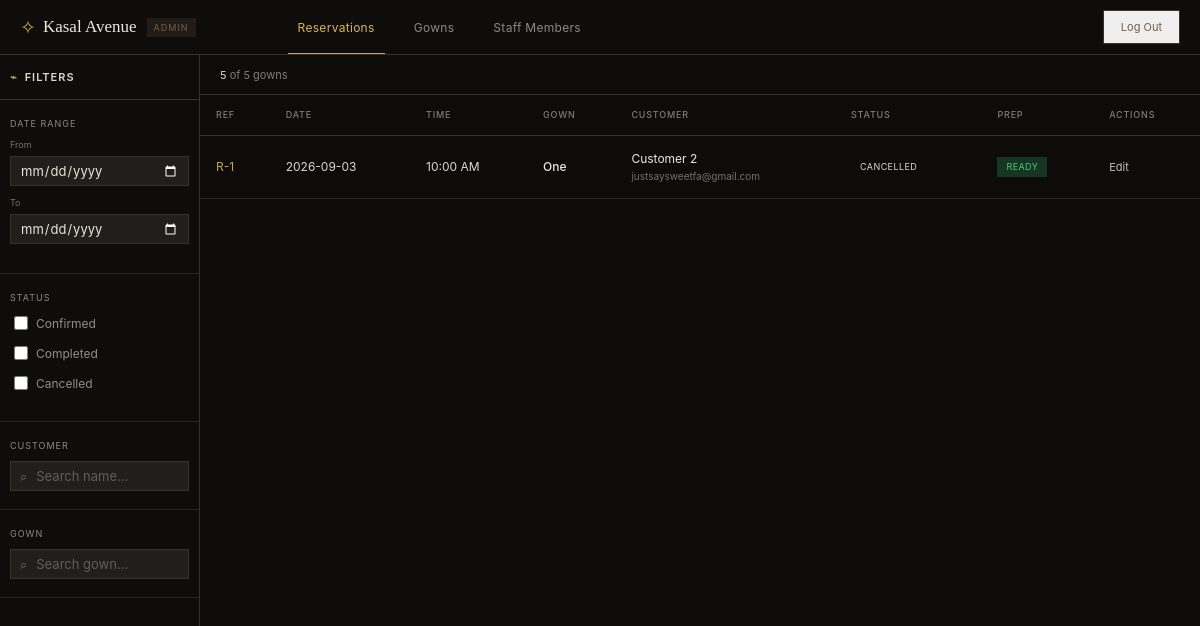
The page /staff/ (signed in) on the database its author committed.
### main_page/models.py (models this page shows, shortened)
class Reservation(models.Model):
    STATUS_CHOICES = [
        ('confirmed', 'Confirmed'),
        ('completed', 'Completed'),
        ('cancelled', 'Cancelled'),
    ]
    PREP_CHOICES = [
        ('pulled', 'Pulled'),
        ('reserved', 'Reserved'),
        ('cleaned', 'Cleaned'),
        ('ready', 'Ready'),
    ]
    user = models.ForeignKey(
        User,
        on_delete=models.CASCADE,
        related_name='reservations'
    )
    customer_email = models.EmailField()
    gown = models.ForeignKey(
        Gown,
        on_delete=models.CASCADE,
        related_name='reservations'
    )
    date = models.DateField()
    time_slot = models.CharField(
        max_length=20
    )
    status = models.CharField(
        max_length=20,
        choices=STATUS_CHOICES,
        default='confirmed'
    )
    prep = models.CharField(
        max_length=20,
        choices=PREP_CHOICES,
        default='pulled'
    )
    created_at = models.DateTimeField(
        auto_now_add=True
    )

class Gown(models.Model):
    COLOR_CHOICES = [
        ('champagne', 'Champagne'),
        ('midnight', 'Midnight'),
        ('blush', 'Blush'),
        ('ivory', 'Ivory'),
        ('sage', 'Sage'),
        ('noir', 'Noir'),
        ('dusty_rose', 'Dusty Rose'),
        ('ecru', 'Ecru'),
    ]
    STYLE_CHOICES = [
        ('ballgown', 'Ballgown'),
        ('column', 'Column'),
        ('a_line', 'A-Line'),
        ('mermaid', 'Mermaid'),
    ]
    SIZE_CHOICES = [
        ('XS', 'XS'),
        ('S', 'S'),
        ('M', 'M'),
        ('L', 'L'),
        ('XL', 'XL'),
    ]
    name = models.CharField(max_length=200)
    price = models.DecimalField(
        max_digits=10,
        decimal_places=2
    )
    color = models.CharField(
        max_length=50,
        choices=COLOR_CHOICES
    )
    style = models.CharField(
        max_length=50,
        choices=STYLE_CHOICES
    )
    size = models.CharField(
        max_length=20,
        choices=SIZE_CHOICES
    )
    image = models.ImageField(
        upload_to='gowns/'
    )
    rating = models.DecimalField(
        max_digits=2,
        decimal_places=1,
        default=5.0
    )
    review_count = models.PositiveIntegerField(
        default=0
    )
    is_reserved = models.BooleanField(
        default=False
    )
    created_at = models.DateTimeField(
        auto_now_add=True
    )

### main_page/views.py (the view)
# urls.py: path("staff/", views.staff_admin, name="staff_admin"),
@login_required
def staff_admin(request):
    if not request.user.is_staff:
        return redirect('main_page')
    gowns = Gown.objects.all().order_by('-created_at')
    staff_members = StaffProfile.objects.select_related(
        'user'
    ).all().order_by(
        'user__first_name',
        'user__last_name'
    )
    reservations = Reservation.objects.select_related(
        'user',
        'gown'
    ).all().order_by(
        '-date',
        '-created_at'
    )
    return render(
        request,
        'staff.html',
        {
            'gowns': gowns,
            'staff_members': staff_members,
            'reservations': reservations,
            'color_choices': Gown.COLOR_CHOICES,
            'style_choices': Gown.STYLE_CHOICES,
            'size_choices': Gown.SIZE_CHOICES,
        }
    )

### main_page/templates/staff.html (shortened to what this page needs)
{% load static %}
<!DOCTYPE html>
<html lang="en">
<head>
    <link rel="stylesheet" href="{% static 'css/staff.css' %}">
</head>
<body>
<div class="admin-layout">
    <header class="topbar">
        <div class="brand">
            <span class="brand-star">✧</span>
            <span class="brand-name">Kasal Avenue</span>
            <span class="brand-label">ADMIN</span>
        </div>
        <nav class="main-nav">
            <button class="nav-tab active" data-tab="reservations">Reservations</button>
            <button class="nav-tab" data-tab="gowns">Gowns</button>
            <button class="nav-tab" data-tab="staff">Staff Members</button>
        </nav>
        <div class="topbar-right">
            <form method="post" action="{% url 'logout' %}" class="logout-form"
                onsubmit="return confirmLogout();">
                <button type="submit" class="logout-btn">Log Out</button>
            </form>
        </div>
    </header>
    <main class="main-content">
        <section id="reservations-tab" class="tab-content active">
            <aside class="filter-sidebar">
                <div class="sidebar-title">
                    <span>⌁</span>
                    FILTERS
                </div>
                <div class="filter-section">
                    <label>DATE RANGE</label>
                    <div class="filter-field">
                        <span>From</span>
                        <input type="date" id="reservation-date-from">
                    </div>
                    <div class="filter-field">
                        <span>To</span>
                        <input type="date" id="reservation-date-to">
                    </div>
                </div>
                <div class="filter-section">
                    <label>STATUS</label>
                    <label class="checkbox-row">
                        <input type="checkbox" value="Confirmed" class="reservation-status-filter">
                        <span>Confirmed</span>
                    </label>
                    <label class="checkbox-row">
                        <input type="checkbox" value="Completed" class="reservation-status-filter">
                        <span>Completed</span>
                    </label>
                    <label class="checkbox-row">
                        <input type="checkbox" value="Cancelled" class="reservation-status-filter">
                        <span>Cancelled</span>
                    </label>
                </div>
                <div class="filter-section">
                    <label>CUSTOMER</label>
                    <div class="search-box">
                        <span>⌕</span>
                        <input type="text" id="customer-search" placeholder="Search name...">
                    </div>
                </div>
                <div class="filter-section">
                    <label>GOWN</label>
                    <div class="search-box">
                        <span>⌕</span>
                        <input type="text" id="reservation-gown-search" placeholder="Search gown...">
                    </div>
                </div>
            </aside>
            <div class="content-area">
                <div class="content-header">
                    <div>
                        <span class="record-count">0</span>
                        <span> of <span id="total-gown-count">0</span> gowns</span>
                    </div>
                </div>
                <div class="table-wrapper">
                    <table class="data-table reservation-table">
                        <thead>
                            <tr>
                                <th>REF</th>
                                <th>DATE</th>
                                <th>TIME</th>
                                <th>GOWN</th>
                                <th>CUSTOMER</th>
                                <th>STATUS</th>
                                <th>PREP</th>
                                <th>ACTIONS</th>
                            </tr>
                        </thead>
                        <tbody id="reservation-table-body">
                            {% for reservation in reservations %}
                            <tr
                                class="reservation-row"
                                data-id="{{ reservation.id }}"
                                data-status="{{ reservation.status|title }}"
                                data-customer="{{ reservation.user.get_full_name|default:reservation.customer_email }}"
                                data-gown="{{ reservation.gown.name }}"
                                data-date="{{ reservation.date|date:'Y-m-d' }}"
                            >
                                <td class="reference">
                                    R-{{ reservation.id }}
                                </td>
                                <td>
                                    {{ reservation.date|date:"Y-m-d" }}
                                </td>
                                <td>
                                    {{ reservation.time_slot }}
                                </td>
                                <td class="gown-name">
                                    {{ reservation.gown.name }}
                                </td>
                                <td>
                                    <div class="customer-name">
                                        {{ reservation.user.get_full_name }}
                                    </div>
                                    <div class="customer-email">
                                        {{ reservation.customer_email }}
                                    </div>
                                </td>
                                <td>
                                    <span
                                        class="status-badge {{ reservation.status }}">
                                        {{ reservation.get_status_display|upper }}
                                    </span>
                                </td>
                                <td>
                                    <span
                                        class="prep-badge {{ reservation.prep }}">
                                        {{ reservation.get_prep_display|upper }}
                                    </span>
                                </td>
                                <td>
                                    <button
                                        type="button"
                                        class="table-action edit-reservation"
                                        data-id="{{ reservation.id }}"
                                        data-reference="R-{{ reservation.id }}"
                                        data-date="{{ reservation.date|date:'Y-m-d' }}"
                                        data-time="{{ reservation.time_slot }}"
                                        data-gown="{{ reservation.gown.name }}"
                                        data-customer="{{ reservation.user.get_full_name }}"
                                        data-email="{{ reservation.customer_email }}"
                                        data-status="{{ reservation.status }}"
                                        data-prep="{{ reservation.prep }}"
                                        data-update-url="{% url 'update_reservation' reservation.id %}">
                                        Edit
                                    </button>
                                </td>
                            </tr>
                            {% empty %}
                            <tr>
                                <td colspan="8">
                                    No reservations found.
                                </td>
                            </tr>
                            {% endfor %}
                        </tbody>
                    </table>
                </div>
            </div>
        </section>
    </main>
</div>
</body>
</html>

### rows shown on the page
Reservation: id "1", date "2026-09-03", time_slot "10:00 AM", gown.name "One", user.get_full_name "Customer 2", customer_email "justsaysweetfa@gmail.com", status "CANCELLED", prep "READY"
